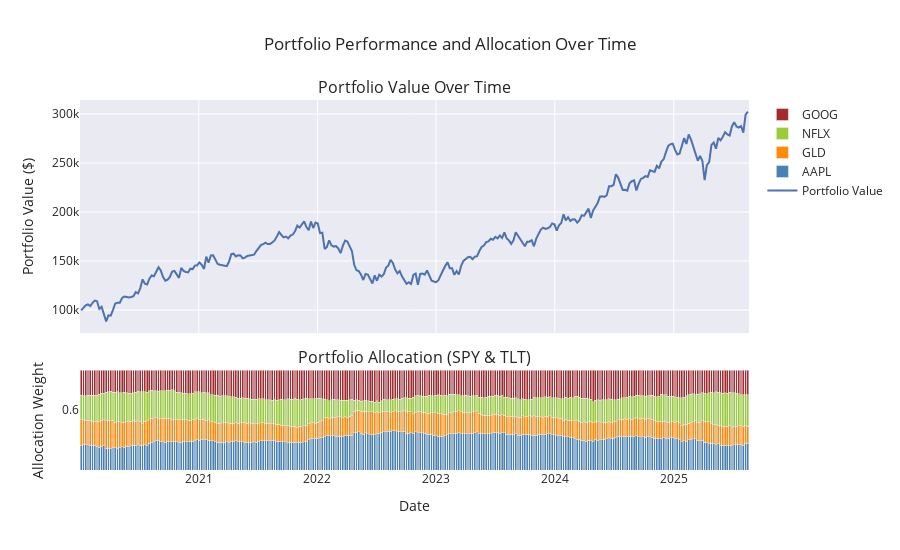

This figure's notebook cell:
### Code cell
# Reset index for plotting
weekly_df = pf_df.resample('W').last().dropna()
df_plot = weekly_df.reset_index().copy()

df_plot.rename(columns={'index': 'Date'}, inplace=True)

# Create subplots: 2 rows, shared x-axis
fig = make_subplots(
    rows=2, cols=1,
    shared_xaxes=True,
    row_heights=[0.7, 0.3],
    vertical_spacing=0.1,
    subplot_titles=("Portfolio Value Over Time", "Portfolio Allocation (SPY & TLT)")
)

# Line plot of portfolio value
fig.add_trace(
    go.Scatter(
        x=df_plot['Date'],
        y=df_plot['Portfolio Value'],
        mode='lines',
        name='Portfolio Value',
        line=dict(width=2)
    ),
    row=1, col=1
)
#['AAPL', 'GLD','NFLX','GOOG']
# Bar plot: SPY weight
fig.add_trace(
    go.Bar(
        x=df_plot['Date'],
        y=df_plot['AAPL Weight'],
        name='AAPL',
        marker=dict(color='steelblue')
    ),
    row=2, col=1
)

# Bar plot: TLT weight
fig.add_trace(
    go.Bar(
        x=df_plot['Date'],
        y=df_plot['GLD Weight'],
        name='GLD',
        marker=dict(color='darkorange')
    ),
    row=2, col=1
)
# Bar plot: GE weight
fig.add_trace(
    go.Bar(
        x=df_plot['Date'],
        y=df_plot['NFLX Weight'],
        name='NFLX',
        marker=dict(color='yellowgreen')
    ),
    row=2, col=1
)
# Bar plot: GOOG weight
fig.add_trace(
    go.Bar(
        x=df_plot['Date'],
        y=df_plot['GOOG Weight'],
        name='GOOG',
        marker=dict(color='brown')
    ),
    row=2, col=1
)

# Update layout
fig.update_layout(
    height=550,
    title_text='Portfolio Performance and Allocation Over Time',
    barmode='stack',
    template='seaborn',
    showlegend=True
)

# Format axes
fig.update_yaxes(title_text='Portfolio Value ($)', row=1, col=1)
fig.update_yaxes(title_text='Allocation Weight', range=[0, 1],tickvals=[0.6], row=2, col=1)
fig.update_xaxes(title_text='Date', row=2, col=1)

# Show plot
fig.show()

### Figure 1 — Plotly figure (JSON) as saved in the notebook; plotly's stock layout.template omitted (floating-point values rounded to 4 significant figures; data arrays with more than 128 entries replaced by an {"elided": "..."} marker saying what was removed)
{"data": [{"line": {"width": 2}, "mode": "lines", "name": "Portfolio Value", "type": "scatter", "x": {"elided": "294 str values"}, "xaxis": "x", "y": {"elided": "294 float values"}, "yaxis": "y"}, {"marker": {"color": "steelblue"}, "name": "AAPL", "type": "bar", "x": {"elided": "294 str values"}, "xaxis": "x2", "y": {"elided": "294 float values"}, "yaxis": "y2"}, {"marker": {"color": "darkorange"}, "name": "GLD", "type": "bar", "x": {"elided": "294 str values"}, "xaxis": "x2", "y": {"elided": "294 float values"}, "yaxis": "y2"}, {"marker": {"color": "yellowgreen"}, "name": "NFLX", "type": "bar", "x": {"elided": "294 str values"}, "xaxis": "x2", "y": {"elided": "294 float values"}, "yaxis": "y2"}, {"marker": {"color": "brown"}, "name": "GOOG", "type": "bar", "x": {"elided": "294 str values"}, "xaxis": "x2", "y": {"elided": "294 float values"}, "yaxis": "y2"}], "layout": {"annotations": [{"font": {"size": 16}, "showarrow": false, "text": "Portfolio Value Over Time", "x": 0.5, "xanchor": "center", "xref": "paper", "y": 1, "yanchor": "bottom", "yref": "paper"}, {"font": {"size": 16}, "showarrow": false, "text": "Portfolio Allocation (SPY & TLT)", "x": 0.5, "xanchor": "center", "xref": "paper", "y": 0.27, "yanchor": "bottom", "yref": "paper"}], "barmode": "stack", "height": 550, "showlegend": true, "title": {"text": "Portfolio Performance and Allocation Over Time"}, "xaxis": {"anchor": "y", "domain": [0, 1], "matches": "x2", "showticklabels": false}, "xaxis2": {"anchor": "y2", "domain": [0, 1], "title": {"text": "Date"}}, "yaxis": {"anchor": "x", "domain": [0.37, 1], "title": {"text": "Portfolio Value ($)"}}, "yaxis2": {"anchor": "x2", "domain": [0, 0.27], "range": [0, 1], "tickvals": [0.6], "title": {"text": "Allocation Weight"}}}}
